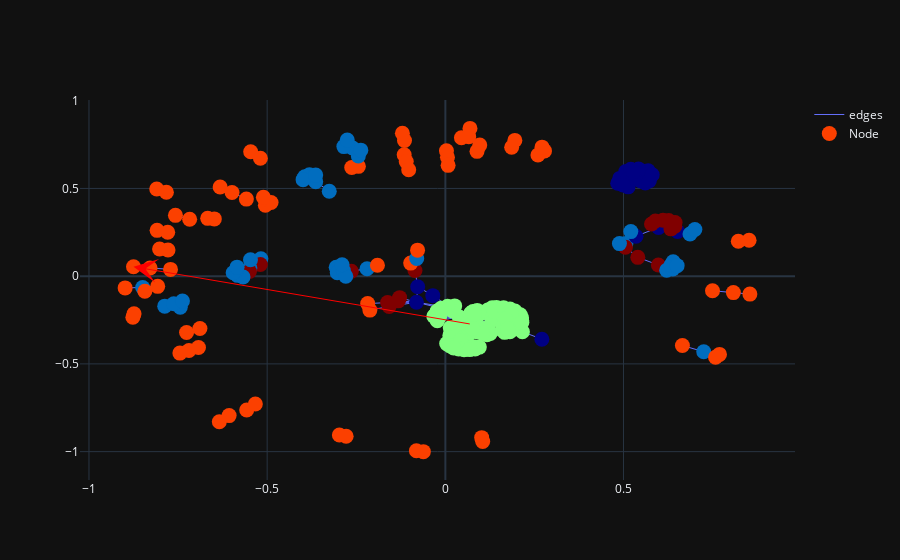

Notebook code cell kept with this figure:
### Code cell
%%timeit -n1 -r1
df = other_sims.kmedoid_clustering2(target_G, RDD.get_rdd_matrix(target_G, target_rad, measures.global_graph_degree), target_clusters)
fig = visualize.visualize_rdd_kmedoid(target_G, target_rad, measure_list, pos, target_clusters)
fig.show()
df = df.sort_values('cluster')
# print(df)1

clusters = df_to_cluster_list(df)
result = nx.algorithms.community.modularity(target_G, clusters)
print(result)

### Figure 1 — Plotly figure (JSON) as saved in the notebook; plotly's stock layout.template omitted (floating-point values rounded to 4 significant figures; data arrays with more than 128 entries replaced by an {"elided": "..."} marker saying what was removed)
{"data": [{"line": {"width": 1}, "marker": {"color": {"elided": "268 int values"}, "colorscale": [[0, "rgb(0,0,131)"], [0.2, "rgb(0,60,170)"], [0.4, "rgb(5,255,255)"], [0.6, "rgb(255,255,0)"], [0.8, "rgb(250,0,0)"], [1, "rgb(128,0,0)"]], "size": 15}, "mode": "lines", "name": "edges", "type": "scatter", "uid": "642c6b80-7310-485f-9e46-3fc6c514d1aa", "x": {"elided": "909 float values"}, "y": {"elided": "909 float values"}}, {"customdata": {"elided": "268x6 mixed values"}, "hovertemplate": "node_name: %{customdata[0]} <br> radius: %{customdata[1]} <br> degree: %{customdata[2]} <br> cluster: %{customdata[3]} <br> nodes_x: %{customdata[4]} <br> nodes_y: %{customdata[5]} <br> ", "marker": {"color": {"elided": "268 int values"}, "colorscale": [[0, "rgb(0,0,131)"], [0.2, "rgb(0,60,170)"], [0.4, "rgb(5,255,255)"], [0.6, "rgb(255,255,0)"], [0.8, "rgb(250,0,0)"], [1, "rgb(128,0,0)"]], "size": 15}, "mode": "markers", "name": "Node", "text": {"elided": "268 str values"}, "type": "scatter", "uid": "f2230d09-3657-47d5-b9c2-2f88d02c7177", "x": {"elided": "268 float values"}, "y": {"elided": "268 float values"}}], "layout": {"annotations": [{"arrowcolor": "red", "arrowhead": 3, "arrowsize": 4, "axref": "x", "ayref": "y", "showarrow": true, "x": -0.875, "y": 0.0537}], "dragmode": "pan"}}
